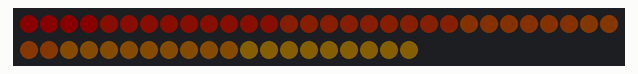
Bench run of a sketch on a simulated Teensy 3. Parts: 50 RGB LEDs in strip order, left to right, continuing on the next row. Dim RGB values are drawn brighter than linear.

Above: at 0.15 s.
At 4.36 s:
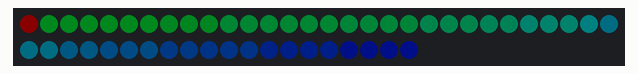
At 9.48 s:
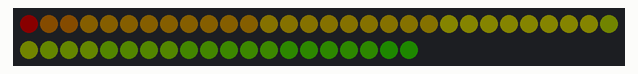
At 19.71 s:
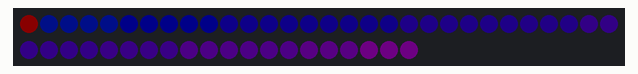
At 29.33 s:
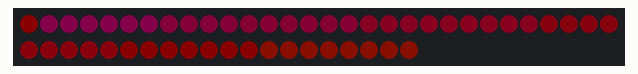
At 39.56 s:
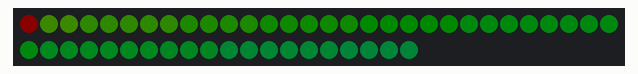

The sketch:

OctoWS2811Demo.ino
```cpp
#define USE_OCTOWS2811
#include<OctoWS2811.h>
#include<FastLED.h>

#define NUM_LEDS_PER_STRIP 50
#define NUM_STRIPS 8

CRGB leds[NUM_STRIPS * NUM_LEDS_PER_STRIP];

// Pin layouts on the teensy 3:
// OctoWS2811: 2,14,7,8,6,20,21,5

void setup() {
  LEDS.addLeds<OCTOWS2811,RGB>(leds, NUM_LEDS_PER_STRIP);
  LEDS.setBrightness(10);
}

void loop() {
  static uint8_t hue = 0;
  for(int i = 0; i < NUM_STRIPS; i++) {
    for(int j = 0; j < NUM_LEDS_PER_STRIP; j++) {
      leds[(i*NUM_LEDS_PER_STRIP) + j] = CHSV((32*i) + hue+j,192,255);
    }
  }

  // Set the first n leds on each strip to show which strip it is
  for(int i = 0; i < NUM_STRIPS; i++) {
    for(int j = 0; j <= i; j++) {
      leds[(i*NUM_LEDS_PER_STRIP) + j] = CRGB::Red;
    }
  }

  hue++;

  LEDS.show();
  LEDS.delay(10);
}
```
